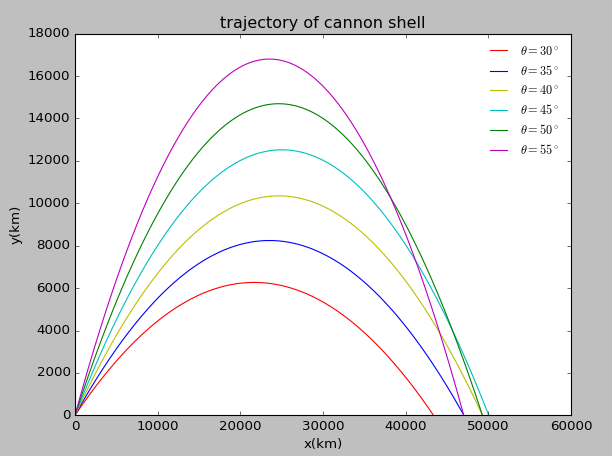

This figure's Python source:
from pylab import *
from math import *

g = 9.8
b2m = 1e-5

class flight_state:
    def __init__(self, _x = 0, _y = 0, _vx = 0, _vy = 0, _t = 0):
        self.x = _x
        self.y = _y
        self.vx = _vx
        self.vy = _vy
        self.t = _t

class cannon:
    def __init__(self, _fs = flight_state(0, 0, 0, 0, 0), _dt = 0.1):
        self.cannon_flight_state = []
        self.cannon_flight_state.append(_fs)
        self.dt = _dt
        #print self.cannon_flight_state[-1].x, self.cannon_flight_state[-1].y, self.cannon_flight_state[-1].vx, self.cannon_flight_state[-1].vy

    def next_state(self, current_state):
        global g
        next_x = current_state.x + current_state.vx * self.dt
        next_vx = current_state.vx
        next_y = current_state.y + current_state.vy * self.dt
        next_vy = current_state.vy - g * self.dt
        next_t = current_state.t + self.dt
        #print next_x, next_y
        return flight_state(next_x, next_y, next_vx, next_vy, next_t)

    def shoot(self):
        while not(self.cannon_flight_state[-1].y < 0):
            self.cannon_flight_state.append(self.next_state(self.cannon_flight_state[-1]))
        r = - self.cannon_flight_state[-2].y / self.cannon_flight_state[-1].y
        self.cannon_flight_state[-1].x = (self.cannon_flight_state[-2].x + r * self.cannon_flight_state[-1].x) / (r + 1)
        self.cannon_flight_state[-1].y = 0
        #print self.cannon_flight_state[-1].x, self.cannon_flight_state[-1].y, self.cannon_flight_state[-1].vx, self.cannon_flight_state[-1].vy


    def show_trajectory(self):
        global x,y        
        x = []
        y = []
        for fs in self.cannon_flight_state:
            x.append(fs.x)
            y.append(fs.y)



a = cannon(flight_state(0, 0, 700*cos(pi*30/180), 700*sin(pi*30/180), 0), _dt = 0.1)
a.shoot()
a.show_trajectory()
plot(x,y,'r',label = r'$\theta=30^\circ$')
legend(loc = 'best', prop = {'size':11}, frameon = False)
a_final = x[-1]


a = cannon(flight_state(0, 0, 700*cos(pi*35/180), 700*sin(pi*35/180), 0), _dt = 0.1)
a.shoot()
a.show_trajectory()
plot(x,y,'b',label=r'$\theta=35^\circ$')
legend(loc='best',prop={'size':11},frameon=False)
a_final=x[-1]


a = cannon(flight_state(0, 0, 700*cos(pi*40/180), 700*sin(pi*40/180), 0), _dt = 0.1)
a.shoot()
a.show_trajectory()
plot(x,y,'y',label=r'$\theta=40^\circ$')
legend(loc='best',prop={'size':11},frameon=False)
a_final=x[-1]


a = cannon(flight_state(0, 0, 700*cos(pi*45/180), 700*sin(pi*45/180), 0), _dt = 0.1)
a.shoot()
a.show_trajectory()
plot(x,y,'c',label=r'$\theta=45^\circ$')
legend(loc='best',prop={'size':11},frameon=False)
a_final=x[-1]


a = cannon(flight_state(0, 0, 700*cos(pi*50/180), 700*sin(pi*50/180), 0), _dt = 0.1)
a.shoot()
a.show_trajectory()
plot(x,y,'g',label=r'$\theta=50^\circ$')
legend(loc='best',prop={'size':11},frameon=False)
a_final=x[-1]



a = cannon(flight_state(0, 0, 700*cos(pi*55/180), 700*sin(pi*55/180), 0), _dt = 0.1)
a.shoot()
a.show_trajectory()
plot(x,y,color='m',label=r'$\theta=55^\circ$')
legend(loc='best',prop={'size':11},frameon=False)
a_final=x[-1]



title('trajectory of cannon shell')
xlabel('x(km)')
ylabel('y(km)')
show()
